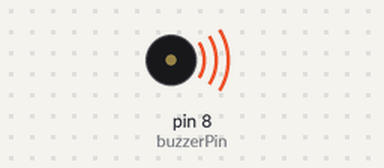
Simulated run of this sketch. Board: Arduino Uno, built with avr-gcc and run on an emulated ATmega328P. On the bench: buzzer (waves = sounding).

Above: at 0.25 s.
At 0.6 s:
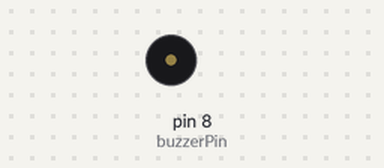
Timing chart, 0 to 2.1 s (numbered marks = the images above):
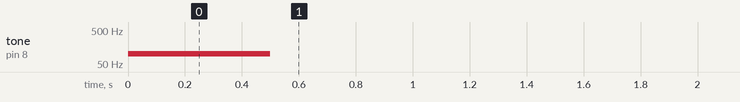

The sketch:

buzzer_1.ino
```cpp
int buzzerPin = 8;
void setup() {
  // put your setup code here, to run once:
tone(buzzerPin, 100, 500);
}

void loop() {
  // put your main code here, to run repeatedly:

}
```

Measured:
- by itself, tone on pin 8 (buzzerPin): silent → 100 Hz at 0.00 s, → silent 0.50 s later
